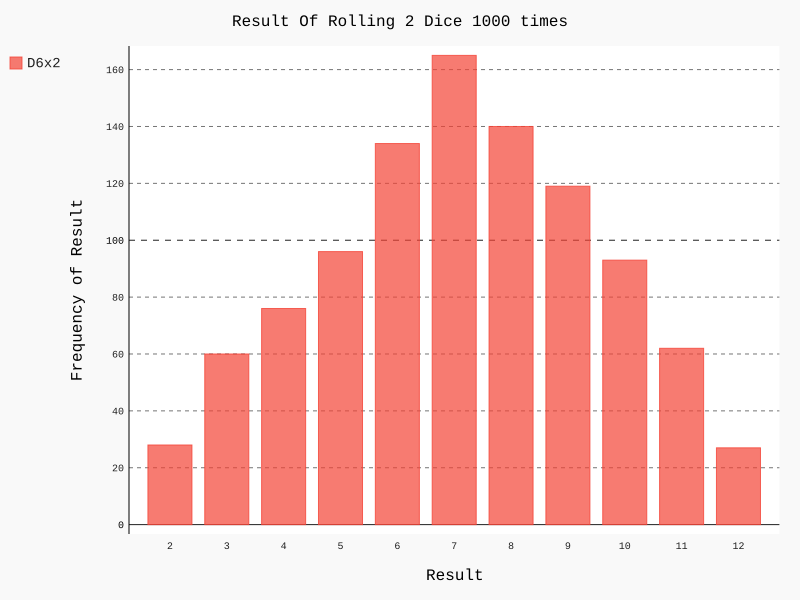

The Python source for this figure:
from die import Die
import pygal

die = Die()
die2 = Die()

# roll and store in list
results = []
for roll_num in range(1000):
    result = die.roll() + die2.roll()
    results.append(result)

# analyze results
frequencies = []
max_result = die.num_sides + die2.num_sides

for value in range(2, max_result + 1):
    frequency = results.count(value)
    frequencies.append(frequency)


# visual results


hist = pygal.Bar()

hist.title = "Result Of Rolling 2 Dice 1000 times"
hist.x_labels = ['2', '3', '4', '5', '6', '7', '8', '9', '10', '11', '12']
hist.x_title = "Result"
hist.y_title = "Frequency of Result"

hist.add('D6x2',frequencies)
hist.render_to_file('die_visual.svg')
